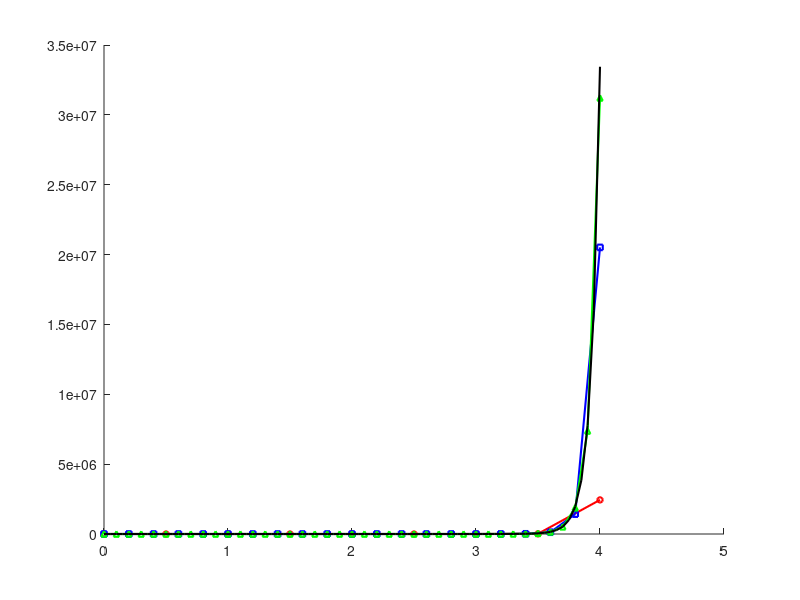

Write the MATLAB code that produced this figure. (Note: this script raises an error after producing the figure.)
clear all; clc; close all;

f = @(x, y) (y .* x.^2) - y;

x0 = 0;
y0 = 1;
x_target = 4;
dx_list = [0.5, 0.2, 0.1, 0.05];

figure('Name', 'Metode Runge-Kutta Orde 4', 'NumberTitle', 'off');
hold on;
colors = {'r', 'b', 'g', 'k'};
markers = {'o-', 's-', '^-', '-'};

for j = 1:length(dx_list)
    h = dx_list(j);
    n = round((x_target - x0) / h);
    
    X = zeros(n+1, 1);
    Y = zeros(n+1, 1);
    
    X(1) = x0;
    Y(1) = y0;
    
    for i = 1:n
        xi = X(i);
        yi = Y(i);
        
        k1 = h * f(xi, yi);
        k2 = h * f(xi + 0.5*h, yi + 0.5*k1);
        k3 = h * f(xi + 0.5*h, yi + 0.5*k2);
        k4 = h * f(xi + h,     yi + k3);
        
        Y(i+1) = yi + (k1 + 2*k2 + 2*k3 + k4) / 6;
        X(i+1) = xi + h;
    end
    
    fprintf('\n==========================================\n');
    fprintf(' HASIL METODE RK4 (Delta x = %.2f) \n', h);
    fprintf('==========================================\n');
    fprintf('Iter\t x\t\t y (RK4)\n');
    fprintf('------------------------------------------\n');
    
    for m = 1:length(X)
        fprintf('%d\t\t %.2f\t %.5f\n', m-1, X(m), Y(m));
    end
    fprintf('Nilai y saat x = %.1f adalah %.5f\n', X(end), Y(end));
    
    label_name = sprintf('\\Delta x = %.2f', h);
    plot(X, Y, markers{j}, 'Color', colors{j}, 'LineWidth', 1.5, ...
         'DisplayName', label_name, 'MarkerSize', 4);
end

title(['Grafik Penyelesaian PDB Metode Runge-Kutta Orde 4: dy/dx = yx^2 - y'], ["Feby Syarief A-0087-Ose C"]);
xlabel('Nilai x');
ylabel('Nilai y');
legend('show', 'Location', 'southwest');
grid on;
hold off;
